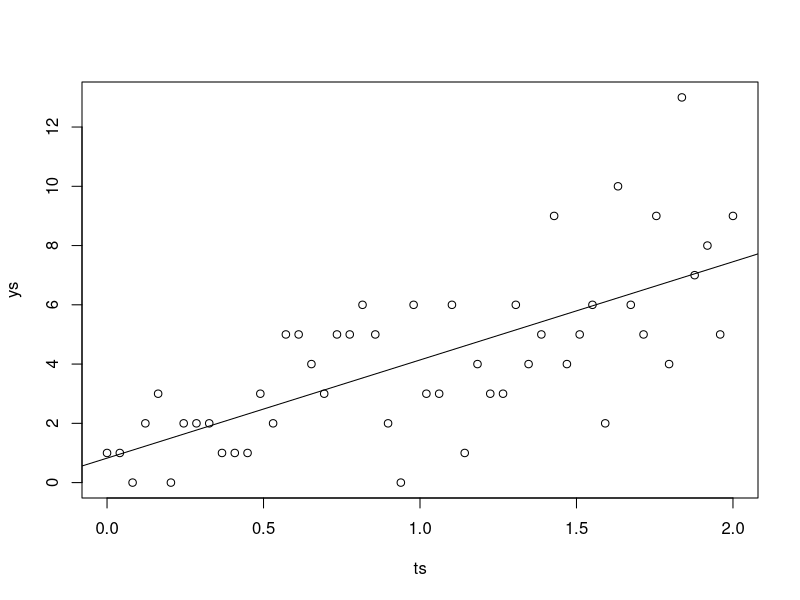
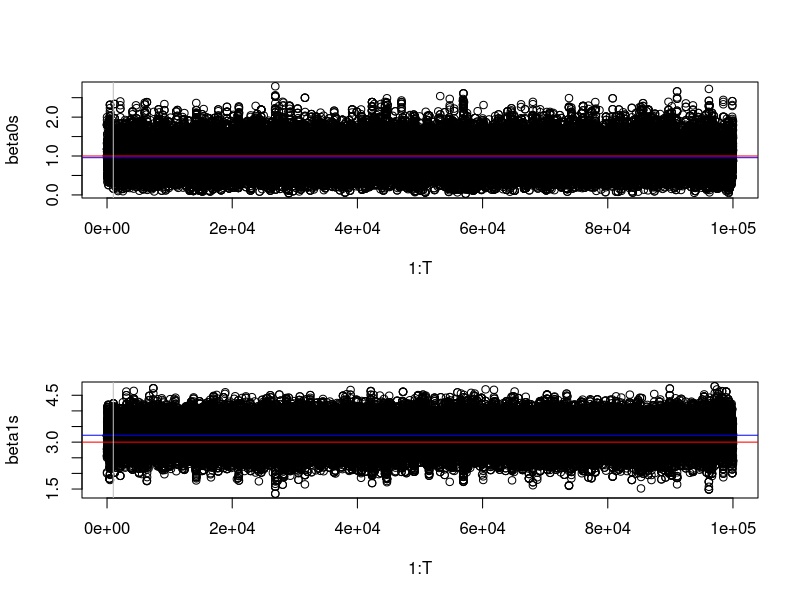
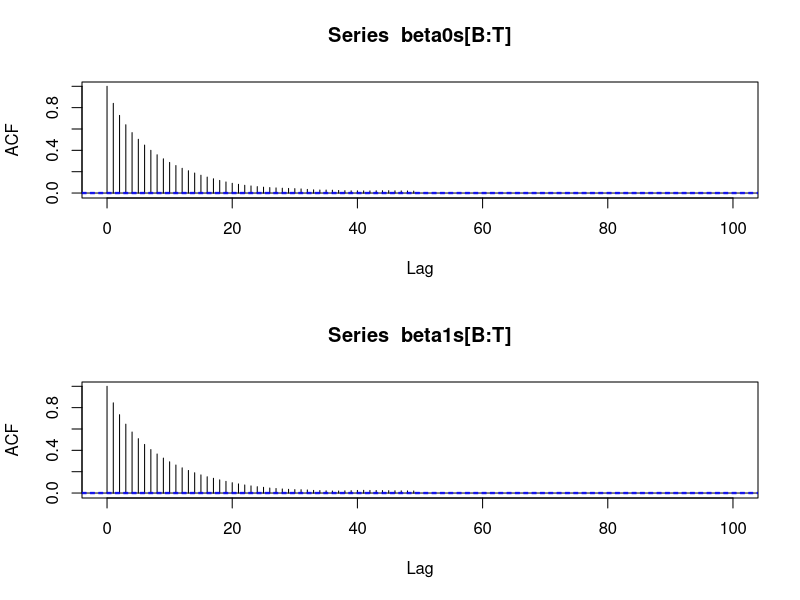
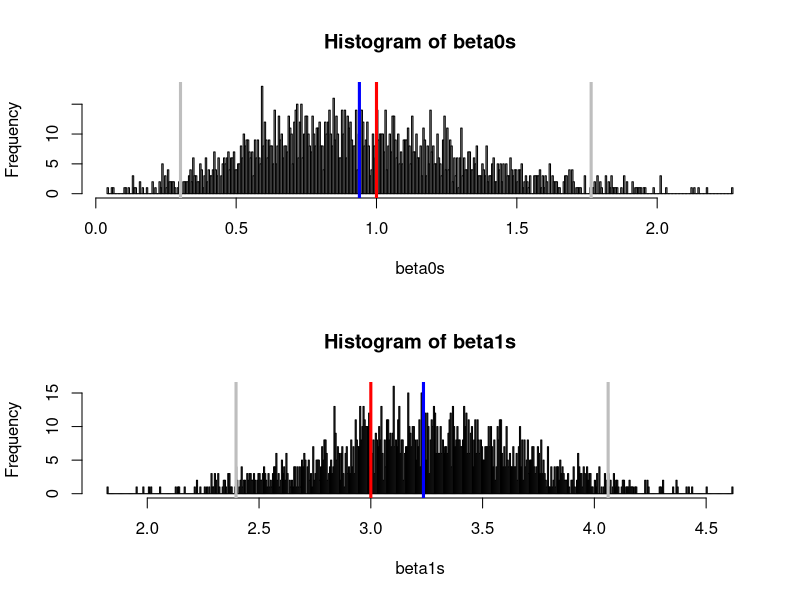

The R source for these figures, in order:
#hyperparams
sigma_mh = 0.5 #MH sampling variance


#data
n = 50
true_beta0 = 1
true_beta1 = 3
ts = seq(0, 2, length.out = n)
ys = array(NA, n)
for (i in 1 : n){
	ys[i] = rpois(1, true_beta0 + true_beta1 * ts[i])
}
plot(ts, ys)
#plot


mod = lm(ys ~ ts)
coef(mod)
abline(a = coef(mod)[1], b = coef(mod)[2])

#chains
T = 100000
beta0s = array(NA, T)
beta1s = array(NA, T)
#start vals
beta0s[1] = 2
beta1s[1] = 2
accbeta0s = array(TRUE, T)
accbeta1s = array(TRUE, T)

ln_p_beta_0_beta_1_given_y_t = function(b0, b1){
	sum(log(dpois(ys, b0 + b1 * ts)))
}

for (t in 2 : T){
	beta0 = beta0s[t - 1]
	beta1 = beta1s[t - 1]
	
	#sample beta_0 first
	beta0star = rnorm(1, beta0, sigma_mh)
	#calc r
#	r = p_beta_0_beta_1_given_y_t(beta0star, beta1) / dnorm(beta0, beta0star, sigma_mh) / 
#			(p_beta_0_beta_1_given_y_t(beta0, beta1) / dnorm(beta0star, beta0, sigma_mh))
	ln_r = ln_p_beta_0_beta_1_given_y_t(beta0star, beta1) - ln_p_beta_0_beta_1_given_y_t(beta0, beta1)
	if (is.nan(ln_r) || runif(1) > exp(ln_r)){
		#reject
		beta0star = beta0
		accbeta0s[t] = FALSE
	} #o/t accept
	
	#sample beta1 next
	beta1star = rnorm(1, beta1, sigma_mh)
	#calc r
#	r = p_beta_0_beta_1_given_y_t(beta0star, beta1star) / dnorm(beta1, beta1star, sigma_mh) / 
#			(p_beta_0_beta_1_given_y_t(beta0star, beta1) / dnorm(beta1star, beta1, sigma_mh))
	ln_r = ln_p_beta_0_beta_1_given_y_t(beta0star, beta1star) - ln_p_beta_0_beta_1_given_y_t(beta0star, beta1)
	if (is.nan(ln_r) || runif(1) > exp(ln_r)){
		#reject
		beta1star = beta1
		accbeta1s[t] = FALSE
	} #o/t accept
	
	#record
	beta0s[t] = beta0star
	beta1s[t] = beta1star
}


###assess convergence
B = 1000
par(mfrow = c(2, 1))

plot(1 : T, beta0s)
abline(h = mean(beta0s[B : T]), col = "blue")
abline(h = true_beta0, col = "red")
abline(v = B, col = "grey")

plot(1 : T, beta1s)
abline(h = mean(beta1s[B : T]), col = "blue")
abline(h = true_beta1, col = "red")
abline(v = B, col = "grey")
#plot

##assess autocorrelation

par(mfrow = c(2, 1))

acf(beta0s[B : T], xlim = c(0, 100))
acf(beta1s[B : T], xlim = c(0, 100))
#plot

#burn and thin
beta0s = beta0s[B : T]
beta0s = beta0s[seq(1, T - B, by = 52)]
beta1s = beta1s[B : T]
beta1s = beta1s[seq(1, T - B, by = 52)]


#look at posteriors with post-exp at 95% CI
par(mfrow = c(2, 1))


hist(beta0s, br = 500)
abline(v = mean(beta0s), col = "blue", lwd = 3)
abline(v = quantile(beta0s, 0.025), col = "grey", lwd = 3)
abline(v = quantile(beta0s, 0.975), col = "grey", lwd = 3)
abline(v = true_beta0, col = "red", lwd = 3)

hist(beta1s, br = 500)
abline(v = mean(beta1s), col = "blue", lwd = 3)
abline(v = quantile(beta1s, 0.025), col = "grey", lwd = 3)
abline(v = quantile(beta1s, 0.975), col = "grey", lwd = 3)
abline(v = true_beta1, col = "red", lwd = 3)
#plot

